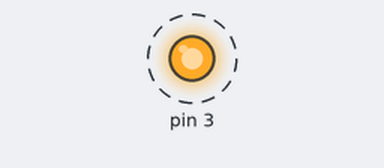
The program below on a simulated Raspberry Pi (header pin numbers), started with the arguments 3 3. Shown: output pins drawn as LEDs (lit = HIGH). Dashed ring = blinking. What the program prints to the terminal is not drawn. At 0.8 s the program stops and its outputs stay as they are.

Above: at 0.1 s.
Timing chart, 0 to 2.3 s (numbered marks = the images above):
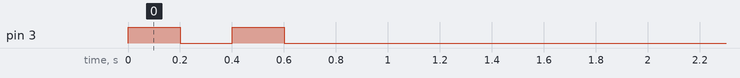

Measured:
- by itself, pin 3: alternates HIGH for 0.20 s and LOW for 0.20 s, 4 changes in all, then stays LOW

The program:

blink.py
```python
#!/usr/bin/python
# -*- coding: utf-8 -*-

import RPi.GPIO as GPIO
import sys
import time


if len(sys.argv)==3:
    print ("PIN%s: blinking..."%sys.argv[1])
    num = int(sys.argv[1])
    Times = int(sys.argv[2])
else:
    num = 11
    Times = 10

GPIO.setwarnings(False)
GPIO.setmode(GPIO.BOARD)
GPIO.setup(num,GPIO.OUT)
try:
    for i in range(1,Times):
        GPIO.output(num,GPIO.HIGH)
        time.sleep(0.2)
        GPIO.output(num,GPIO.LOW)
        time.sleep(0.2)
except KeyboardInterrupt:
    pass
finally:
    GPIO.cleanup()
```
